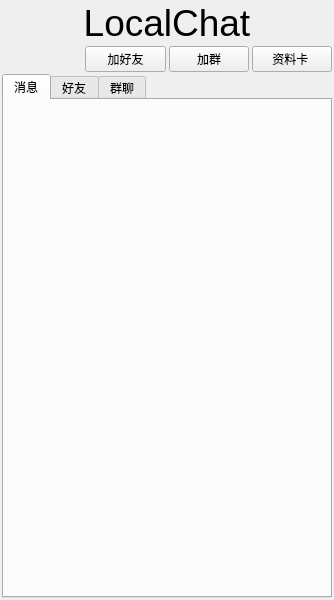
<?xml version="1.0" encoding="UTF-8"?>
<ui version="4.0">
 <class>Widget</class>
 <widget class="QWidget" name="Widget">
  <property name="geometry">
   <rect>
    <x>0</x>
    <y>0</y>
    <width>334</width>
    <height>600</height>
   </rect>
  </property>
  <property name="windowTitle">
   <string>Widget</string>
  </property>
  <layout class="QVBoxLayout" name="verticalLayout">
   <property name="spacing">
    <number>2</number>
   </property>
   <property name="leftMargin">
    <number>2</number>
   </property>
   <property name="topMargin">
    <number>2</number>
   </property>
   <property name="rightMargin">
    <number>2</number>
   </property>
   <property name="bottomMargin">
    <number>2</number>
   </property>
   <item>
    <widget class="QLabel" name="label_2">
     <property name="font">
      <font>
       <pointsize>28</pointsize>
      </font>
     </property>
     <property name="text">
      <string>LocalChat</string>
     </property>
     <property name="alignment">
      <set>Qt::AlignCenter</set>
     </property>
    </widget>
   </item>
   <item>
    <layout class="QHBoxLayout" name="horizontalLayout" stretch="1,1,1,1">
     <property name="spacing">
      <number>3</number>
     </property>
     <item>
      <widget class="QLabel" name="UIDlabel">
       <property name="text">
        <string/>
       </property>
      </widget>
     </item>
     <item>
      <widget class="QPushButton" name="AddFriendPBtn">
       <property name="text">
        <string>加好友</string>
       </property>
      </widget>
     </item>
     <item>
      <widget class="QPushButton" name="AddGroupPBtn">
       <property name="text">
        <string>加群</string>
       </property>
      </widget>
     </item>
     <item>
      <widget class="QPushButton" name="ChangeInfoPBtn">
       <property name="text">
        <string>资料卡 </string>
       </property>
      </widget>
     </item>
    </layout>
   </item>
   <item>
    <widget class="QTabWidget" name="tabWidget">
     <property name="currentIndex">
      <number>0</number>
     </property>
     <property name="tabBarAutoHide">
      <bool>false</bool>
     </property>
     <widget class="QWidget" name="MsgTab">
      <attribute name="title">
       <string>消息</string>
      </attribute>
     </widget>
     <widget class="QWidget" name="FriendTab">
      <attribute name="title">
       <string>好友</string>
      </attribute>
     </widget>
     <widget class="QWidget" name="GroupTab">
      <attribute name="title">
       <string>群聊</string>
      </attribute>
     </widget>
    </widget>
   </item>
  </layout>
 </widget>
 <resources/>
 <connections/>
</ui>
